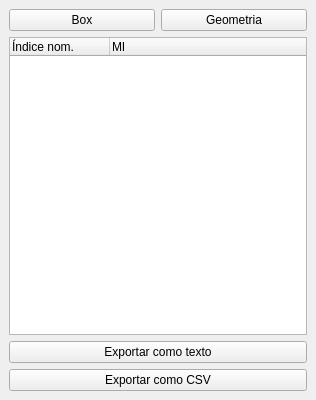
<?xml version="1.0" encoding="UTF-8"?>
<ui version="4.0">
 <class>convWindow</class>
 <widget class="QDockWidget" name="convWindow">
  <property name="geometry">
   <rect>
    <x>0</x>
    <y>0</y>
    <width>316</width>
    <height>400</height>
   </rect>
  </property>
  <property name="sizePolicy">
   <sizepolicy hsizetype="Preferred" vsizetype="Preferred">
    <horstretch>0</horstretch>
    <verstretch>0</verstretch>
   </sizepolicy>
  </property>
  <property name="minimumSize">
   <size>
    <width>316</width>
    <height>400</height>
   </size>
  </property>
  <property name="windowTitle">
   <string>Articulação da folha</string>
  </property>
  <widget class="QWidget" name="dockWidgetContents">
   <layout class="QVBoxLayout" name="verticalLayout">
    <item>
     <layout class="QHBoxLayout" name="horizontalLayout">
      <item>
       <widget class="QPushButton" name="boxButton">
        <property name="text">
         <string>Box</string>
        </property>
        <property name="checkable">
         <bool>true</bool>
        </property>
        <property name="checked">
         <bool>false</bool>
        </property>
        <property name="autoExclusive">
         <bool>false</bool>
        </property>
       </widget>
      </item>
      <item>
       <widget class="QPushButton" name="geometryButton">
        <property name="text">
         <string>Geometria</string>
        </property>
        <property name="checkable">
         <bool>true</bool>
        </property>
        <property name="checked">
         <bool>false</bool>
        </property>
        <property name="autoExclusive">
         <bool>false</bool>
        </property>
       </widget>
      </item>
     </layout>
    </item>
    <item>
     <widget class="QTreeWidget" name="cartasList">
      <property name="editTriggers">
       <set>QAbstractItemView::NoEditTriggers</set>
      </property>
      <property name="alternatingRowColors">
       <bool>true</bool>
      </property>
      <property name="selectionMode">
       <enum>QAbstractItemView::SingleSelection</enum>
      </property>
      <attribute name="headerCascadingSectionResizes">
       <bool>false</bool>
      </attribute>
      <attribute name="headerStretchLastSection">
       <bool>true</bool>
      </attribute>
      <column>
       <property name="text">
        <string>Índice nom.</string>
       </property>
      </column>
      <column>
       <property name="text">
        <string>MI</string>
       </property>
      </column>
     </widget>
    </item>
    <item>
     <widget class="QPushButton" name="txtButton">
      <property name="text">
       <string>Exportar como texto</string>
      </property>
     </widget>
    </item>
    <item>
     <widget class="QPushButton" name="csvButton">
      <property name="text">
       <string>Exportar como CSV</string>
      </property>
     </widget>
    </item>
   </layout>
  </widget>
 </widget>
 <resources/>
 <connections/>
</ui>
